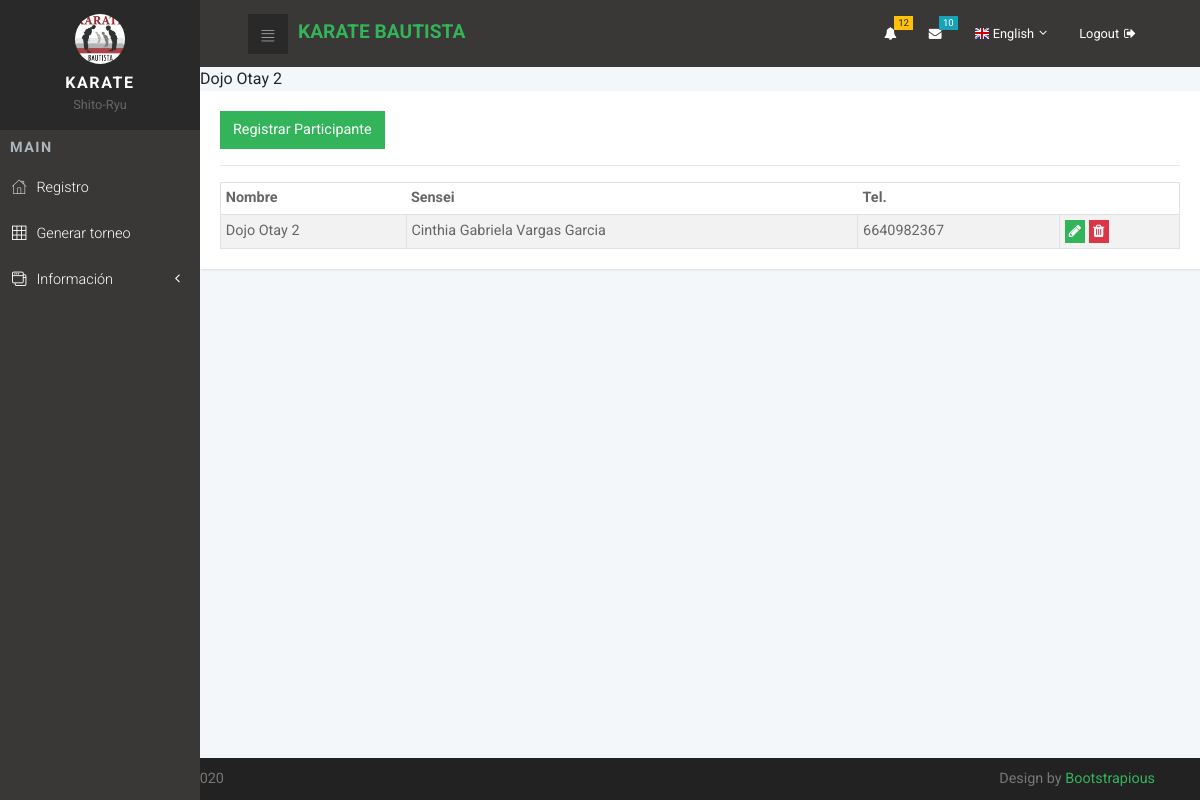
The page /dojo/2/ on the database as committed earlier.
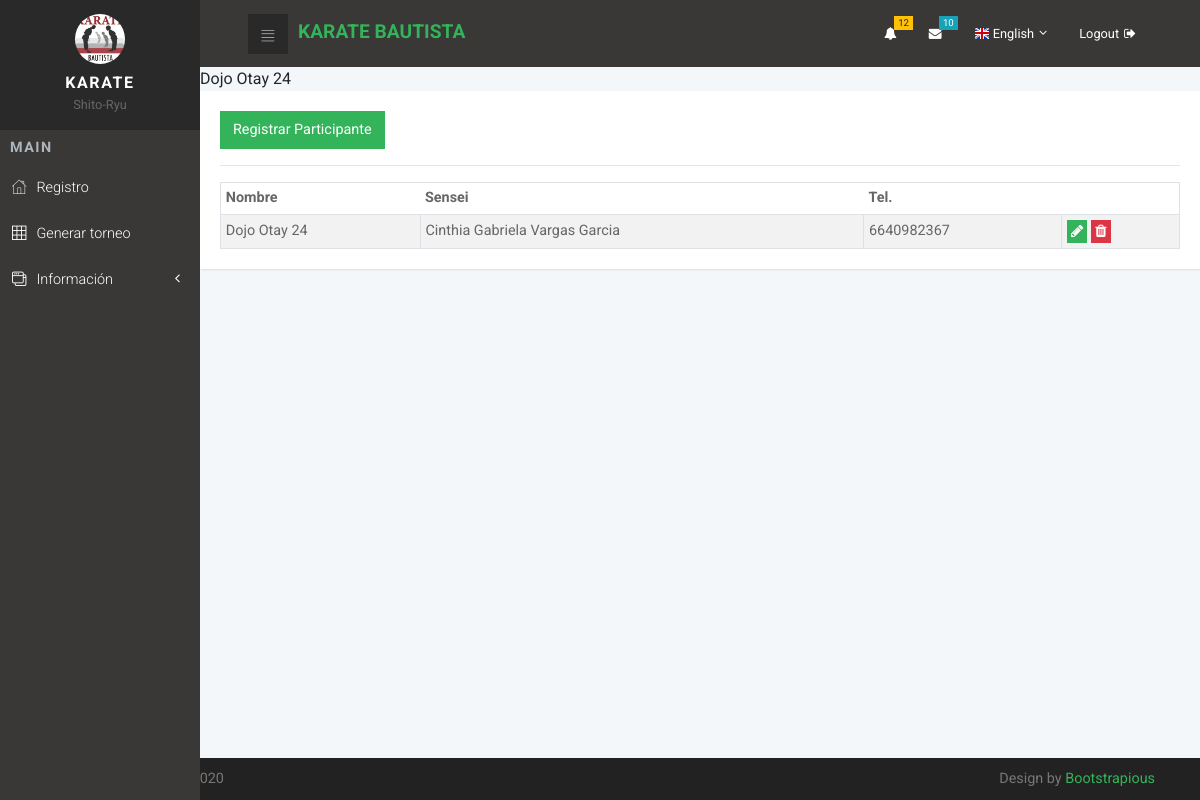
The same page on the database as committed later.
### dojo/models.py (models this page shows, shortened)
class DojoModel(models.Model):
    NombreDojo = models.CharField(max_length=50, verbose_name="Nombre")
    NombreSensei= models.CharField(max_length=50, verbose_name="Sensei")
    Tel= models.IntegerField(verbose_name="Tel.")
    create = models.DateTimeField(auto_now_add=True, verbose_name="Creación")
    update = models.DateTimeField(auto_now=True, verbose_name="Actualización")

### dojo/views.py (the view)
# urls.py: path('<int:pk>/', DojoInf_List.as_view(), name='view'),
class DojoInf_List(ListView):
    template_name = "dojo/dojomodel_inf.html"
    model = DojoModel
    def get_queryset(self):
        qs = super().get_queryset()
        qss = get_list_or_404(qs.filter(pk=self.kwargs['pk']))
        return qss
    def get_context_data(self, **kwargs):
        context = super().get_context_data(**kwargs)
        context['query2'] = DojoModel.objects.get(pk=self.kwargs['pk'])
        return context

### dojo/templates/dojo/dojomodel_inf.html (shortened to what this page needs)
{% extends 'Core/base.html' %}
{% block content %}
{{query2.NombreDojo}}
<br>
              <div class="card">
                <div class="card-body">
                  <button id="create-participante" class="btn btn-primary" type="button" name="button">Registrar Participante</button>
                  <hr>
                    <table id="table_id" class="table table-striped table-sm table-bordered"></div>
                      <thead></div>
                        <tr>
                            <th>Nombre</th>
                            <th>Sensei</th>
                            <th>Tel.</th>
                            <th></th>
                        </tr>
                      </thead></div>
                      <tbody></div>
                         {% for form_m in object_list %}
                          <tr>
                              <td>{{form_m.NombreDojo}}</td>
                              <td>{{form_m.NombreSensei}}</td>
                              <td>{{form_m.Tel}}</td>
                             <td>
                               <button type="button" style="padding: 0rem 0.2rem" class="update-dojo bs-modal btn btn-primary" data-form-url="{% url 'dojo:update' form_m.pk %}">
                                  <span class="fa fa-pencil"></span>
                                  </button>
                                  <button type="button" style="padding: 0rem 0.2rem" class="delete-book bs-modal btn btn-danger" data-form-url="{% url 'dojo:update' form_m.pk %}">
                                  <span class="fa fa-trash"></span></button>
                                </td>
                            </tr>
                          {% endfor %}
                      </tbody></div>
{% endblock %}

Rows that differ between the two databases and show on the page:
changed DojoModel "Cinthia Gabriela Vargas Garcia": NombreDojo "Dojo Otay 2" → "Dojo Otay 24"
